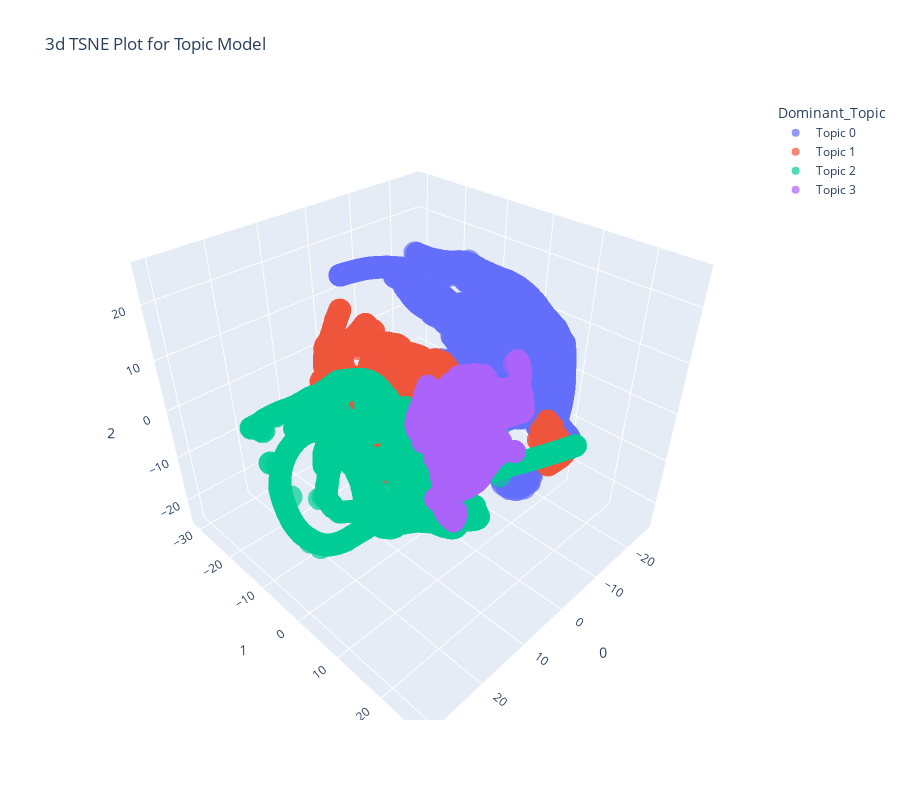

The notebook cell saved with this chart:
### Code cell
plot_model(lda, plot = 'tsne')

### Figure 1 — Plotly figure (JSON) as saved in the notebook; plotly's stock layout.template omitted (floating-point values rounded to 4 significant figures; data arrays with more than 128 entries replaced by an {"elided": "..."} marker saying what was removed)
{"data": [{"hovertemplate": "Dominant_Topic=Topic 0<br>0=%{x}<br>1=%{y}<br>2=%{z}<extra></extra>", "legendgroup": "Topic 0", "marker": {"color": "#636efa", "opacity": 0.7, "symbol": "circle"}, "mode": "markers", "name": "Topic 0", "scene": "scene", "showlegend": true, "type": "scatter3d", "x": {"elided": "2764 float values"}, "y": {"elided": "2764 float values"}, "z": {"elided": "2764 float values"}}, {"hovertemplate": "Dominant_Topic=Topic 1<br>0=%{x}<br>1=%{y}<br>2=%{z}<extra></extra>", "legendgroup": "Topic 1", "marker": {"color": "#EF553B", "opacity": 0.7, "symbol": "circle"}, "mode": "markers", "name": "Topic 1", "scene": "scene", "showlegend": true, "type": "scatter3d", "x": {"elided": "2252 float values"}, "y": {"elided": "2252 float values"}, "z": {"elided": "2252 float values"}}, {"hovertemplate": "Dominant_Topic=Topic 2<br>0=%{x}<br>1=%{y}<br>2=%{z}<extra></extra>", "legendgroup": "Topic 2", "marker": {"color": "#00cc96", "opacity": 0.7, "symbol": "circle"}, "mode": "markers", "name": "Topic 2", "scene": "scene", "showlegend": true, "type": "scatter3d", "x": {"elided": "3249 float values"}, "y": {"elided": "3249 float values"}, "z": {"elided": "3249 float values"}}, {"hovertemplate": "Dominant_Topic=Topic 3<br>0=%{x}<br>1=%{y}<br>2=%{z}<extra></extra>", "legendgroup": "Topic 3", "marker": {"color": "#ab63fa", "opacity": 0.7, "symbol": "circle"}, "mode": "markers", "name": "Topic 3", "scene": "scene", "showlegend": true, "type": "scatter3d", "x": {"elided": "1735 float values"}, "y": {"elided": "1735 float values"}, "z": {"elided": "1735 float values"}}], "layout": {"height": 800, "legend": {"title": {"text": "Dominant_Topic"}, "tracegroupgap": 0}, "scene": {"domain": {"x": [0.0, 1.0], "y": [0.0, 1.0]}, "xaxis": {"title": {"text": "0"}}, "yaxis": {"title": {"text": "1"}}, "zaxis": {"title": {"text": "2"}}}, "title": {"text": "3d TSNE Plot for Topic Model"}, "width": 900}}
